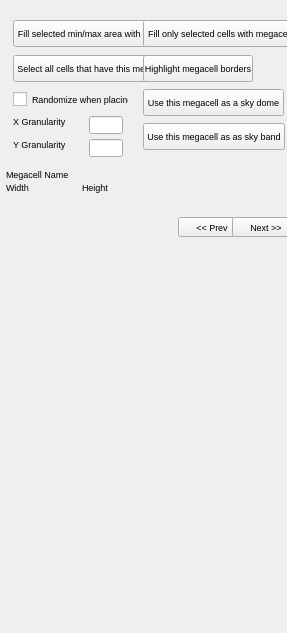
<?xml version="1.0"?>
<ui version="4.0">
  <class>MegacellKeypad</class>
  <widget class="QDialog" name="IDD_MEGAKEYPAD">
    <property name="geometry">
      <rect>
        <x>0</x>
        <y>0</y>
        <width>287</width>
        <height>633</height>
      </rect>
    </property>
    <property name="font">
      <font>
        <family>Liberation Sans</family>
        <pointsize>7</pointsize>
        <bold>false</bold>
        <italic>false</italic>
      </font>
    </property>
    <property name="enabled">
      <bool>true</bool>
    </property>
    <widget class="QPushButton" name="IDC_FILL_WITH_MEGACELL">
      <property name="geometry">
        <rect>
          <x>13</x>
          <y>20</y>
          <width>171</width>
          <height>27</height>
        </rect>
      </property>
      <property name="text">
        <string>Fill selected min/max area with megacell</string>
      </property>
      <property name="visible">
        <bool>true</bool>
      </property>
      <property name="enabled">
        <bool>true</bool>
      </property>
      <property name="default">
        <bool>false</bool>
      </property>
      <property name="autoDefault">
        <bool>false</bool>
      </property>
    </widget>
    <widget class="QPushButton" name="IDC_UNIFY_MEGACELL">
      <property name="geometry">
        <rect>
          <x>143</x>
          <y>20</y>
          <width>183</width>
          <height>27</height>
        </rect>
      </property>
      <property name="text">
        <string>Fill only selected cells with megacell (Unify)</string>
      </property>
      <property name="visible">
        <bool>true</bool>
      </property>
      <property name="enabled">
        <bool>true</bool>
      </property>
      <property name="default">
        <bool>false</bool>
      </property>
      <property name="autoDefault">
        <bool>false</bool>
      </property>
    </widget>
    <widget class="QPushButton" name="IDC_SELECT_FROM_MEGACELL">
      <property name="geometry">
        <rect>
          <x>13</x>
          <y>55</y>
          <width>160</width>
          <height>27</height>
        </rect>
      </property>
      <property name="text">
        <string>Select all cells that have this megacell</string>
      </property>
      <property name="visible">
        <bool>true</bool>
      </property>
      <property name="enabled">
        <bool>true</bool>
      </property>
      <property name="default">
        <bool>false</bool>
      </property>
      <property name="autoDefault">
        <bool>false</bool>
      </property>
    </widget>
    <widget class="QPushButton" name="IDC_HIGHLIGHT_BORDERS">
      <property name="geometry">
        <rect>
          <x>143</x>
          <y>55</y>
          <width>110</width>
          <height>27</height>
        </rect>
      </property>
      <property name="text">
        <string>Highlight megacell borders</string>
      </property>
      <property name="visible">
        <bool>true</bool>
      </property>
      <property name="enabled">
        <bool>true</bool>
      </property>
      <property name="default">
        <bool>false</bool>
      </property>
      <property name="autoDefault">
        <bool>false</bool>
      </property>
    </widget>
    <widget class="QCheckBox" name="IDC_RANDOMIZE_MEGACELL_CHECK">
      <property name="geometry">
        <rect>
          <x>13</x>
          <y>89</y>
          <width>116</width>
          <height>20</height>
        </rect>
      </property>
      <property name="text">
        <string>Randomize when placing</string>
      </property>
      <property name="visible">
        <bool>true</bool>
      </property>
      <property name="enabled">
        <bool>true</bool>
      </property>
    </widget>
    <widget class="QPushButton" name="IDC_MEGACELL_SKYDOME">
      <property name="geometry">
        <rect>
          <x>143</x>
          <y>89</y>
          <width>141</width>
          <height>27</height>
        </rect>
      </property>
      <property name="text">
        <string>Use this megacell as a sky dome</string>
      </property>
      <property name="visible">
        <bool>true</bool>
      </property>
      <property name="enabled">
        <bool>true</bool>
      </property>
      <property name="default">
        <bool>false</bool>
      </property>
      <property name="autoDefault">
        <bool>false</bool>
      </property>
    </widget>
    <widget class="QLabel" name="IDC_STATIC">
      <property name="geometry">
        <rect>
          <x>13</x>
          <y>116</y>
          <width>61</width>
          <height>13</height>
        </rect>
      </property>
      <property name="text">
        <string>X Granularity</string>
      </property>
      <property name="visible">
        <bool>true</bool>
      </property>
      <property name="enabled">
        <bool>true</bool>
      </property>
      <property name="alignment">
        <set>Qt::AlignLeft</set>
      </property>
    </widget>
    <widget class="QLineEdit" name="IDC_X_GRANULAR_EDIT">
      <property name="geometry">
        <rect>
          <x>89</x>
          <y>116</y>
          <width>34</width>
          <height>18</height>
        </rect>
      </property>
      <property name="visible">
        <bool>true</bool>
      </property>
      <property name="enabled">
        <bool>true</bool>
      </property>
    </widget>
    <widget class="QPushButton" name="IDC_MEGACELL_SKYBAND">
      <property name="geometry">
        <rect>
          <x>143</x>
          <y>123</y>
          <width>142</width>
          <height>27</height>
        </rect>
      </property>
      <property name="text">
        <string>Use this megacell as as sky band</string>
      </property>
      <property name="visible">
        <bool>true</bool>
      </property>
      <property name="enabled">
        <bool>true</bool>
      </property>
      <property name="default">
        <bool>false</bool>
      </property>
      <property name="autoDefault">
        <bool>false</bool>
      </property>
    </widget>
    <widget class="QLabel" name="IDC_STATIC_2">
      <property name="geometry">
        <rect>
          <x>13</x>
          <y>139</y>
          <width>61</width>
          <height>13</height>
        </rect>
      </property>
      <property name="text">
        <string>Y Granularity</string>
      </property>
      <property name="visible">
        <bool>true</bool>
      </property>
      <property name="enabled">
        <bool>true</bool>
      </property>
      <property name="alignment">
        <set>Qt::AlignLeft</set>
      </property>
    </widget>
    <widget class="QLineEdit" name="IDC_Y_GRANULAR_EDIT">
      <property name="geometry">
        <rect>
          <x>89</x>
          <y>139</y>
          <width>34</width>
          <height>18</height>
        </rect>
      </property>
      <property name="visible">
        <bool>true</bool>
      </property>
      <property name="enabled">
        <bool>true</bool>
      </property>
    </widget>
    <widget class="QLabel" name="IDC_MEGACELL_NAME_STATIC">
      <property name="geometry">
        <rect>
          <x>6</x>
          <y>169</y>
          <width>274</width>
          <height>13</height>
        </rect>
      </property>
      <property name="text">
        <string>Megacell Name</string>
      </property>
      <property name="visible">
        <bool>true</bool>
      </property>
      <property name="enabled">
        <bool>true</bool>
      </property>
      <property name="alignment">
        <set>Qt::AlignLeft</set>
      </property>
    </widget>
    <widget class="QLabel" name="IDC_MEGA_WIDTH_STATIC">
      <property name="geometry">
        <rect>
          <x>6</x>
          <y>182</y>
          <width>61</width>
          <height>13</height>
        </rect>
      </property>
      <property name="text">
        <string>Width</string>
      </property>
      <property name="visible">
        <bool>true</bool>
      </property>
      <property name="enabled">
        <bool>true</bool>
      </property>
      <property name="alignment">
        <set>Qt::AlignLeft</set>
      </property>
    </widget>
    <widget class="QLabel" name="IDC_MEGA_HEIGHT_STATIC">
      <property name="geometry">
        <rect>
          <x>82</x>
          <y>182</y>
          <width>82</width>
          <height>13</height>
        </rect>
      </property>
      <property name="text">
        <string>Height</string>
      </property>
      <property name="visible">
        <bool>true</bool>
      </property>
      <property name="enabled">
        <bool>true</bool>
      </property>
      <property name="alignment">
        <set>Qt::AlignLeft</set>
      </property>
    </widget>
    <widget class="QPushButton" name="IDC_PREV_MEGA_SET">
      <property name="geometry">
        <rect>
          <x>178</x>
          <y>217</y>
          <width>68</width>
          <height>20</height>
        </rect>
      </property>
      <property name="text">
        <string>&lt;&lt; Prev</string>
      </property>
      <property name="visible">
        <bool>true</bool>
      </property>
      <property name="enabled">
        <bool>true</bool>
      </property>
      <property name="default">
        <bool>false</bool>
      </property>
      <property name="autoDefault">
        <bool>false</bool>
      </property>
    </widget>
    <widget class="QPushButton" name="IDC_NEXT_MEGA_SET">
      <property name="geometry">
        <rect>
          <x>232</x>
          <y>217</y>
          <width>68</width>
          <height>20</height>
        </rect>
      </property>
      <property name="text">
        <string>Next &gt;&gt;</string>
      </property>
      <property name="visible">
        <bool>true</bool>
      </property>
      <property name="enabled">
        <bool>true</bool>
      </property>
      <property name="default">
        <bool>false</bool>
      </property>
      <property name="autoDefault">
        <bool>false</bool>
      </property>
    </widget>
    <widget class="QLabel" name="IDC_MEGACELL_SET_VIEW">
      <property name="geometry">
        <rect>
          <x>6</x>
          <y>244</y>
          <width>274</width>
          <height>336</height>
        </rect>
      </property>
      <property name="visible">
        <bool>true</bool>
      </property>
      <property name="enabled">
        <bool>true</bool>
      </property>
      <property name="alignment">
        <set>Qt::AlignHCenter</set>
      </property>
    </widget>
  </widget>
</ui>
